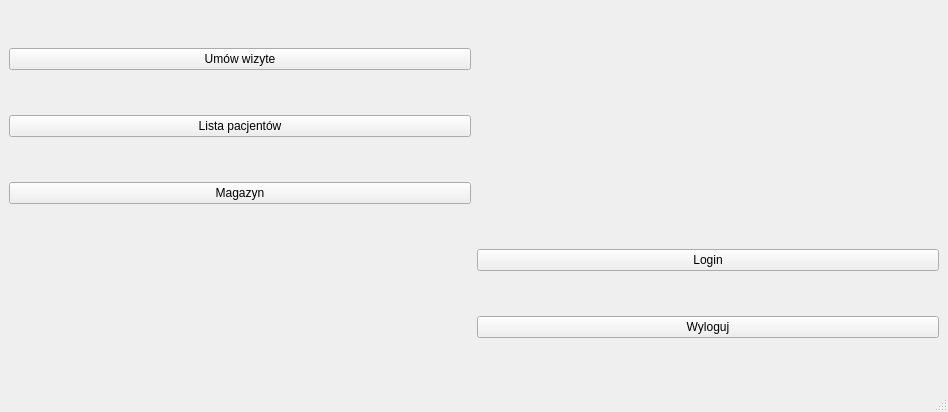
<?xml version="1.0" encoding="UTF-8"?>
<ui version="4.0">
 <class>MainWindow</class>
 <widget class="QMainWindow" name="MainWindow">
  <property name="geometry">
   <rect>
    <x>0</x>
    <y>0</y>
    <width>948</width>
    <height>412</height>
   </rect>
  </property>
  <property name="windowTitle">
   <string>MainWindow</string>
  </property>
  <widget class="QWidget" name="centralwidget">
   <layout class="QGridLayout" name="gridLayout_2">
    <item row="5" column="1">
     <widget class="QPushButton" name="pushButton_logout">
      <property name="text">
       <string>Wyloguj</string>
      </property>
     </widget>
    </item>
    <item row="1" column="0">
     <widget class="QPushButton" name="pushButton_patList">
      <property name="text">
       <string>Lista pacjentów</string>
      </property>
     </widget>
    </item>
    <item row="0" column="0">
     <widget class="QPushButton" name="pushButton_visits">
      <property name="text">
       <string>Umów wizyte</string>
      </property>
     </widget>
    </item>
    <item row="2" column="0">
     <widget class="QPushButton" name="pushButton_mag">
      <property name="text">
       <string>Magazyn</string>
      </property>
     </widget>
    </item>
    <item row="4" column="1">
     <widget class="QPushButton" name="pushButton_login">
      <property name="text">
       <string>Login</string>
      </property>
     </widget>
    </item>
   </layout>
  </widget>
  <widget class="QMenuBar" name="menubar">
   <property name="geometry">
    <rect>
     <x>0</x>
     <y>0</y>
     <width>948</width>
     <height>22</height>
    </rect>
   </property>
  </widget>
  <widget class="QStatusBar" name="statusbar"/>
 </widget>
 <resources/>
 <connections/>
</ui>
